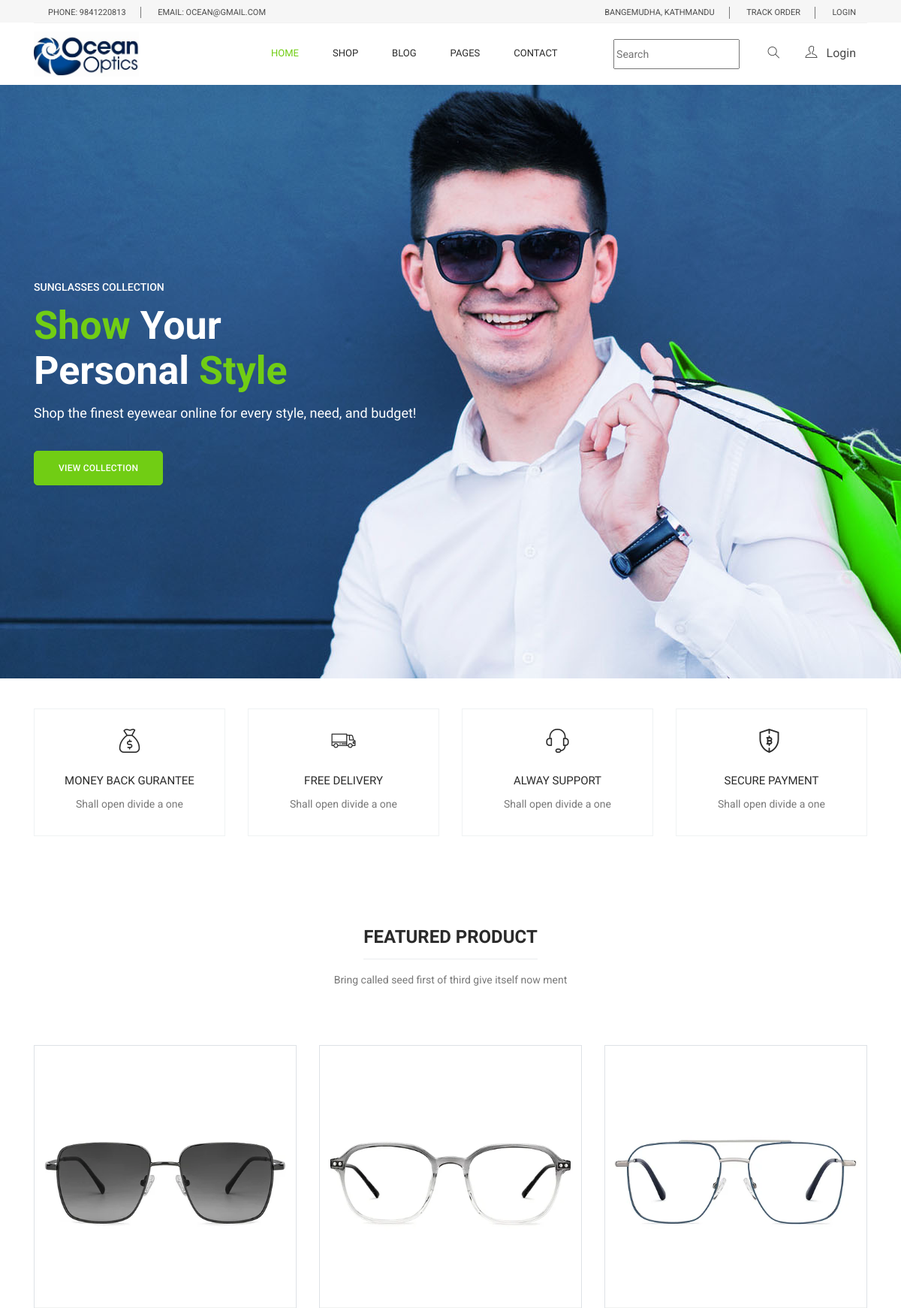
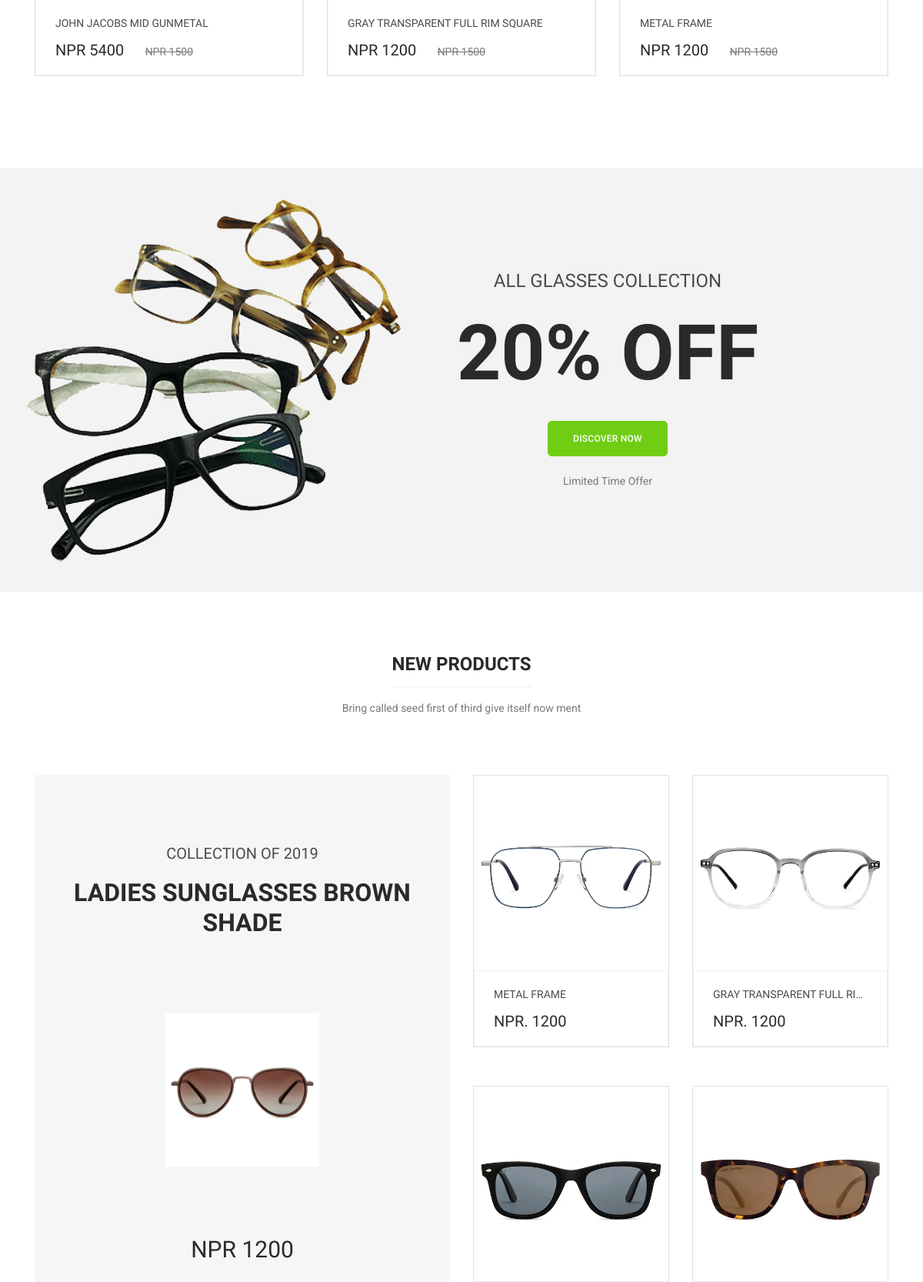
The page / (upper part) on the database its author committed (2 pictures, top to bottom).
### tables this page shows
CREATE TABLE `product_details` (
  `id` int NOT NULL,
  `product_title` varchar(255) NOT NULL,
  `product_category` int NOT NULL,
  `isfeatured` varchar(255) NOT NULL,
  `quantity` int NOT NULL,
  `description` longtext NOT NULL,
  `product_image_one` varchar(255) NOT NULL,
  `product_image_two` varchar(255) DEFAULT NULL,
  `product_image_three` varchar(255) DEFAULT NULL,
  `product_price` int DEFAULT NULL
);

### index.php (the view, shortened to what this page needs)
<!DOCTYPE html>
<html lang="en">
<head>
  <link rel="stylesheet" href="css/bootstrap.css" />
  <link rel="stylesheet" href="vendors/linericon/style.css" />
  <link rel="stylesheet" href="css/font-awesome.min.css" />
  <link rel="stylesheet" href="css/themify-icons.css" />
  <link rel="stylesheet" href="css/flaticon.css" />
  <link rel="stylesheet" href="vendors/owl-carousel/owl.carousel.min.css" />
  <link rel="stylesheet" href="vendors/lightbox/simpleLightbox.css" />
  <link rel="stylesheet" href="vendors/nice-select/css/nice-select.css" />
  <link rel="stylesheet" href="vendors/animate-css/animate.css" />
  <link rel="stylesheet" href="vendors/jquery-ui/jquery-ui.css" />
  <link rel="stylesheet" href="css/style.css" />
  <link rel="stylesheet" href="css/responsive.css" />
</head>
<body>
  <?php include('inc/navbar.php') ?>
  <section class="home_banner_area mb-40">
    <div class="banner_inner d-flex align-items-center">
      <div class="container">
        <div class="banner_content row">
          <div class="col-lg-12">
            <p class="sub text-uppercase">Sunglasses Collection</p>
            <h3><span>Show</span> Your <br />Personal <span>Style</span></h3>
            <h4>Shop the finest eyewear online for every style, need, and budget!</h4>
            <a class="main_btn mt-40" href="#">View Collection</a>
          </div>
        </div>
      </div>
    </div>
  </section>
  <section class="feature-area section_gap_bottom_custom">
    <div class="container">
      <div class="row">
        <div class="col-lg-3 col-md-6">
          <div class="single-feature">
            <a href="#" class="title">
              <i class="flaticon-money"></i>
              <h3>Money back gurantee</h3>
            </a>
            <p>Shall open divide a one</p>
          </div>
        </div>
        <div class="col-lg-3 col-md-6">
          <div class="single-feature">
            <a href="#" class="title">
              <i class="flaticon-truck"></i>
              <h3>Free Delivery</h3>
            </a>
            <p>Shall open divide a one</p>
          </div>
        </div>
        <div class="col-lg-3 col-md-6">
          <div class="single-feature">
            <a href="#" class="title">
              <i class="flaticon-support"></i>
              <h3>Alway support</h3>
            </a>
            <p>Shall open divide a one</p>
          </div>
        </div>
        <div class="col-lg-3 col-md-6">
          <div class="single-feature">
            <a href="#" class="title">
              <i class="flaticon-blockchain"></i>
              <h3>Secure payment</h3>
            </a>
            <p>Shall open divide a one</p>
          </div>
        </div>
      </div>
    </div>
  </section>
  <section class="feature_product_area section_gap_bottom_custom">
    <div class="container">
      <div class="row justify-content-center">
        <div class="col-lg-12">
          <div class="main_title">
            <h2><span>Featured product</span></h2>
            <p>Bring called seed first of third give itself now ment</p>
          </div>
        </div>
      </div>
      <div class="row">
        <?php
        include('admin/Config/db.php');
        $sql = "SELECT * FROM product_details where isfeatured = 1";
        $query = mysqli_query($conn, $sql);
        while ($row = mysqli_fetch_array($query)) {
          $id = $row['id'];
          $product_title = $row['product_title'];
          $product_price = $row['product_price'];
          $product_image_one = $row['product_image_one'];
        ?>
          <div class="col-lg-4 col-md-6">
            <div class="single-product border">
              <div class="product-img">
                <img class="img-fluid w-100" src="admin/Backend/<?php echo ($product_image_one) ?>" alt="" />
              </div>
              <div class="product-btm">
                <a href="single-product.php?id=<?php echo ($id) ?>" class="d-block">
                  <h4><?php echo ($product_title) ?></h4>
                </a>
                <div class="mt-3">
                  <span class="mr-4">NPR <?php echo ($product_price) ?></span>
                  <del>NPR 1500</del>
                </div>
              </div>
            </div>
          </div>
        <?php
        }
        ?>
      </div>
    </div>
  </section>
  <section class="offer_area">
    <div class="container">
      <div class="row justify-content-center">
        <div class="offset-lg-4 col-lg-6 text-center">
          <div class="offer_content">
            <h3 class="text-uppercase mb-40">all Glasses collection</h3>
            <h2 class="text-uppercase">20% off</h2>
            <a href="#" class="main_btn mb-20 mt-5">Discover Now</a>
            <p>Limited Time Offer</p>
          </div>
        </div>
      </div>
    </div>
  </section>
  <section class="new_product_area section_gap_top section_gap_bottom_custom">
    <div class="container">
      <div class="row justify-content-center">
        <div class="col-lg-12">
          <div class="main_title">
            <h2><span>new products</span></h2>
            <p>Bring called seed first of third give itself now ment</p>
          </div>
        </div>
      </div>
      <?php
      $sql = "SELECT * FROM product_details order by id desc limit 1";
      $new_product = mysqli_query($conn, $sql);
      while ($row = mysqli_fetch_array($new_product)) {
        $product_title = $row['product_title'];
        $product_price = $row['product_price'];
        $product_image_one = $row['product_image_one'];
      ?>
        <div class="row">
          <div class="col-lg-6">
            <div class="new_product">
              <h5 class="text-uppercase">collection of 2019</h5>
              <h3 class="text-uppercase"><?php echo ($product_title) ?></h3>
              <div class="product-img">
                <img class="img-fluid" src="admin/Backend/<?php echo ($product_image_one) ?>" width="200" alt="" />
              </div>
              <h4>NPR <?php echo ($product_price) ?></h4>
            </div>
          </div>
        <?php }
        ?>
        <div class="col-lg-6 mt-5 mt-lg-0">
          <div class="row">
            <?php
            $sql = "SELECT * FROM product_details ORDER BY id DESC LIMIT 4 OFFSET 1;";
            $new_products = mysqli_query($conn, $sql);
            while ($row = mysqli_fetch_array($new_products)) {
              $id = $row['id'];
              $product_title = $row['product_title'];
              $product_price = $row['product_price'];
              $product_image_one = $row['product_image_one'];
            ?>
              <div class="col-lg-6 col-md-6">
                <div class="single-product border">
                  <div class="product-img">
                    <img class="img-fluid w-100" src="admin/Backend/<?php echo ($product_image_one) ?>" alt="" />
                  </div>
                  <div class="product-btm">
                    <a href="single-product.php?id=<?php echo ($id) ?>" class="d-block">
                      <h4 class="text-truncate"><?php echo ($product_title) ?></h4>
                    </a>
                    <div class="mt-3">
                      <span class="mr-4">NPR. <?php echo ($product_price) ?></span>
                    </div>
                  </div>
                </div>
              </div>
            <?php } ?>
          </div>
        </div>
        </div>
    </div>
  </section>
</body>
</html>

### rows shown on the page
product_details: product_image_one (picture), product_title "JOHN JACOBS MID GUNMETAL", product_price "5400"
product_details: product_image_one (picture), product_title "GRAY TRANSPARENT FULL RIM SQUARE", product_price "1200", product_title "GRAY TRANSPARENT FULL RI…"
product_details: product_image_one (picture), product_title "METAL FRAME", product_price "1200"
product_details: product_title "LADIES SUNGLASSES BROWN SHADE", product_image_one (picture), product_price "1200"
product_details: product_image_one (picture)
product_details: product_image_one (picture)
